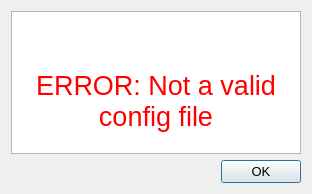
<?xml version="1.0" encoding="UTF-8"?>
<ui version="4.0">
 <class>Dialog</class>
 <widget class="QDialog" name="Dialog">
  <property name="geometry">
   <rect>
    <x>0</x>
    <y>0</y>
    <width>312</width>
    <height>194</height>
   </rect>
  </property>
  <property name="windowTitle">
   <string>ERROR Message</string>
  </property>
  <layout class="QGridLayout" name="gridLayout">
   <item row="1" column="0">
    <widget class="QDialogButtonBox" name="buttonBox">
     <property name="font">
      <font>
       <pointsize>10</pointsize>
       <weight>50</weight>
       <bold>false</bold>
      </font>
     </property>
     <property name="orientation">
      <enum>Qt::Horizontal</enum>
     </property>
     <property name="standardButtons">
      <set>QDialogButtonBox::Ok</set>
     </property>
     <property name="centerButtons">
      <bool>false</bool>
     </property>
    </widget>
   </item>
   <item row="0" column="0">
    <widget class="QTextEdit" name="textEdit">
     <property name="palette">
      <palette>
       <active>
        <colorrole role="WindowText">
         <brush brushstyle="SolidPattern">
          <color alpha="255">
           <red>255</red>
           <green>0</green>
           <blue>0</blue>
          </color>
         </brush>
        </colorrole>
        <colorrole role="Text">
         <brush brushstyle="SolidPattern">
          <color alpha="255">
           <red>255</red>
           <green>0</green>
           <blue>0</blue>
          </color>
         </brush>
        </colorrole>
       </active>
       <inactive>
        <colorrole role="WindowText">
         <brush brushstyle="SolidPattern">
          <color alpha="255">
           <red>255</red>
           <green>0</green>
           <blue>0</blue>
          </color>
         </brush>
        </colorrole>
        <colorrole role="Text">
         <brush brushstyle="SolidPattern">
          <color alpha="255">
           <red>255</red>
           <green>0</green>
           <blue>0</blue>
          </color>
         </brush>
        </colorrole>
       </inactive>
       <disabled>
        <colorrole role="WindowText">
         <brush brushstyle="SolidPattern">
          <color alpha="255">
           <red>120</red>
           <green>120</green>
           <blue>120</blue>
          </color>
         </brush>
        </colorrole>
        <colorrole role="Text">
         <brush brushstyle="SolidPattern">
          <color alpha="255">
           <red>120</red>
           <green>120</green>
           <blue>120</blue>
          </color>
         </brush>
        </colorrole>
       </disabled>
      </palette>
     </property>
     <property name="contextMenuPolicy">
      <enum>Qt::NoContextMenu</enum>
     </property>
     <property name="html">
      <string>&lt;!DOCTYPE HTML PUBLIC &quot;-//W3C//DTD HTML 4.0//EN&quot; &quot;http://www.w3.org/TR/REC-html40/strict.dtd&quot;&gt;
&lt;html&gt;&lt;head&gt;&lt;meta name=&quot;qrichtext&quot; content=&quot;1&quot; /&gt;&lt;style type=&quot;text/css&quot;&gt;
p, li { white-space: pre-wrap; }
&lt;/style&gt;&lt;/head&gt;&lt;body style=&quot; font-family:'MS Shell Dlg 2'; font-size:5.5pt; font-weight:400; font-style:normal;&quot;&gt;
&lt;p style=&quot;-qt-paragraph-type:empty; margin-top:0px; margin-bottom:0px; margin-left:0px; margin-right:0px; -qt-block-indent:0; text-indent:0px;&quot;&gt;&lt;br /&gt;&lt;/p&gt;
&lt;p style=&quot;-qt-paragraph-type:empty; margin-top:0px; margin-bottom:0px; margin-left:0px; margin-right:0px; -qt-block-indent:0; text-indent:0px;&quot;&gt;&lt;br /&gt;&lt;/p&gt;
&lt;p align=&quot;center&quot; style=&quot; margin-top:0px; margin-bottom:0px; margin-left:0px; margin-right:0px; -qt-block-indent:0; text-indent:0px;&quot;&gt;&lt;img src=&quot;:/error_icon/error.png&quot; /&gt;&lt;/p&gt;
&lt;p style=&quot;-qt-paragraph-type:empty; margin-top:0px; margin-bottom:0px; margin-left:0px; margin-right:0px; -qt-block-indent:0; text-indent:0px;&quot;&gt;&lt;br /&gt;&lt;/p&gt;
&lt;p style=&quot;-qt-paragraph-type:empty; margin-top:0px; margin-bottom:0px; margin-left:0px; margin-right:0px; -qt-block-indent:0; text-indent:0px;&quot;&gt;&lt;br /&gt;&lt;/p&gt;
&lt;p align=&quot;center&quot; style=&quot;-qt-paragraph-type:empty; margin-top:0px; margin-bottom:0px; margin-left:0px; margin-right:0px; -qt-block-indent:0; text-indent:0px;&quot;&gt;&lt;br /&gt;&lt;/p&gt;
&lt;p align=&quot;center&quot; style=&quot; margin-top:0px; margin-bottom:0px; margin-left:0px; margin-right:0px; -qt-block-indent:0; text-indent:0px;&quot;&gt;&lt;span style=&quot; font-size:20pt;&quot;&gt;ERROR: Not a valid config file&lt;/span&gt;&lt;/p&gt;&lt;/body&gt;&lt;/html&gt;</string>
     </property>
    </widget>
   </item>
  </layout>
 </widget>
 <resources>
  <include location="additional ressources/eroor_icon.qrc"/>
 </resources>
 <connections>
  <connection>
   <sender>buttonBox</sender>
   <signal>rejected()</signal>
   <receiver>Dialog</receiver>
   <slot>reject()</slot>
   <hints>
    <hint type="sourcelabel">
     <x>316</x>
     <y>260</y>
    </hint>
    <hint type="destinationlabel">
     <x>286</x>
     <y>274</y>
    </hint>
   </hints>
  </connection>
  <connection>
   <sender>buttonBox</sender>
   <signal>accepted()</signal>
   <receiver>Dialog</receiver>
   <slot>accept()</slot>
   <hints>
    <hint type="sourcelabel">
     <x>248</x>
     <y>254</y>
    </hint>
    <hint type="destinationlabel">
     <x>157</x>
     <y>274</y>
    </hint>
   </hints>
  </connection>
 </connections>
</ui>
